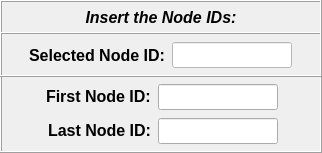
     <widget class="QFrame" name="frame_7">
      <property name="geometry">
       <rect>
        <x>54</x>
        <y>8</y>
        <width>322</width>
        <height>153</height>
       </rect>
      </property>
      <property name="minimumSize">
       <size>
        <width>322</width>
        <height>0</height>
       </size>
      </property>
      <property name="maximumSize">
       <size>
        <width>322</width>
        <height>16777215</height>
       </size>
      </property>
      <property name="frameShape">
       <enum>QFrame::Box</enum>
      </property>
      <property name="frameShadow">
       <enum>QFrame::Raised</enum>
      </property>
      <widget class="QLabel" name="label_7">
       <property name="geometry">
        <rect>
         <x>0</x>
         <y>0</y>
         <width>322</width>
         <height>34</height>
        </rect>
       </property>
       <property name="minimumSize">
        <size>
         <width>322</width>
         <height>34</height>
        </size>
       </property>
       <property name="maximumSize">
        <size>
         <width>322</width>
         <height>34</height>
        </size>
       </property>
       <property name="font">
        <font>
         <family>Arial</family>
         <pointsize>12</pointsize>
         <weight>75</weight>
         <italic>true</italic>
         <bold>true</bold>
        </font>
       </property>
       <property name="frameShape">
        <enum>QFrame::Box</enum>
       </property>
       <property name="frameShadow">
        <enum>QFrame::Raised</enum>
       </property>
       <property name="text">
        <string>Insert the Node IDs:</string>
       </property>
       <property name="alignment">
        <set>Qt::AlignCenter</set>
       </property>
      </widget>
      <widget class="QLineEdit" name="lineEdit_id_labels_2">
       <property name="enabled">
        <bool>false</bool>
       </property>
       <property name="geometry">
        <rect>
         <x>16</x>
         <y>84</y>
         <width>139</width>
         <height>25</height>
        </rect>
       </property>
       <property name="palette">
        <palette>
         <active>
          <colorrole role="WindowText">
           <brush brushstyle="SolidPattern">
            <color alpha="255">
             <red>0</red>
             <green>0</green>
             <blue>0</blue>
            </color>
           </brush>
          </colorrole>
          <colorrole role="Dark">
           <brush brushstyle="SolidPattern">
            <color alpha="255">
             <red>0</red>
             <green>0</green>
             <blue>0</blue>
            </color>
           </brush>
          </colorrole>
          <colorrole role="Text">
           <brush brushstyle="SolidPattern">
            <color alpha="255">
             <red>0</red>
             <green>0</green>
             <blue>0</blue>
            </color>
           </brush>
          </colorrole>
          <colorrole role="ButtonText">
           <brush brushstyle="SolidPattern">
            <color alpha="255">
             <red>0</red>
             <green>0</green>
             <blue>0</blue>
            </color>
           </brush>
          </colorrole>
         </active>
         <inactive>
          <colorrole role="WindowText">
           <brush brushstyle="SolidPattern">
            <color alpha="255">
             <red>0</red>
             <green>0</green>
             <blue>0</blue>
            </color>
           </brush>
          </colorrole>
          <colorrole role="Dark">
           <brush brushstyle="SolidPattern">
            <color alpha="255">
             <red>0</red>
             <green>0</green>
             <blue>0</blue>
            </color>
           </brush>
          </colorrole>
          <colorrole role="Text">
           <brush brushstyle="SolidPattern">
            <color alpha="255">
             <red>0</red>
             <green>0</green>
             <blue>0</blue>
            </color>
           </brush>
          </colorrole>
          <colorrole role="ButtonText">
           <brush brushstyle="SolidPattern">
            <color alpha="255">
             <red>0</red>
             <green>0</green>
             <blue>0</blue>
            </color>
           </brush>
          </colorrole>
         </inactive>
         <disabled>
          <colorrole role="WindowText">
           <brush brushstyle="SolidPattern">
            <color alpha="255">
             <red>0</red>
             <green>0</green>
             <blue>0</blue>
            </color>
           </brush>
          </colorrole>
          <colorrole role="Dark">
           <brush brushstyle="SolidPattern">
            <color alpha="255">
             <red>0</red>
             <green>0</green>
             <blue>0</blue>
            </color>
           </brush>
          </colorrole>
          <colorrole role="Text">
           <brush brushstyle="SolidPattern">
            <color alpha="255">
             <red>0</red>
             <green>0</green>
             <blue>0</blue>
            </color>
           </brush>
          </colorrole>
          <colorrole role="ButtonText">
           <brush brushstyle="SolidPattern">
            <color alpha="255">
             <red>0</red>
             <green>0</green>
             <blue>0</blue>
            </color>
           </brush>
          </colorrole>
         </disabled>
        </palette>
       </property>
       <property name="font">
        <font>
         <family>Arial</family>
         <pointsize>12</pointsize>
         <weight>75</weight>
         <italic>false</italic>
         <bold>true</bold>
        </font>
       </property>
       <property name="focusPolicy">
        <enum>Qt::ClickFocus</enum>
       </property>
       <property name="autoFillBackground">
        <bool>false</bool>
       </property>
       <property name="text">
        <string>First Node ID:</string>
       </property>
       <property name="frame">
        <bool>false</bool>
       </property>
       <property name="alignment">
        <set>Qt::AlignRight|Qt::AlignTrailing|Qt::AlignVCenter</set>
       </property>
      </widget>
      <widget class="QLineEdit" name="lineEdit_last_node_ID">
       <property name="geometry">
        <rect>
         <x>158</x>
         <y>118</y>
         <width>120</width>
         <height>26</height>
        </rect>
       </property>
       <property name="minimumSize">
        <size>
         <width>0</width>
         <height>26</height>
        </size>
       </property>
       <property name="maximumSize">
        <size>
         <width>16777215</width>
         <height>26</height>
        </size>
       </property>
       <property name="font">
        <font>
         <family>Arial</family>
         <pointsize>12</pointsize>
         <weight>75</weight>
         <italic>true</italic>
         <bold>true</bold>
        </font>
       </property>
       <property name="focusPolicy">
        <enum>Qt::ClickFocus</enum>
       </property>
       <property name="text">
        <string/>
       </property>
       <property name="alignment">
        <set>Qt::AlignCenter</set>
       </property>
      </widget>
      <widget class="QLineEdit" name="lineEdit_first_node_ID">
       <property name="geometry">
        <rect>
         <x>158</x>
         <y>84</y>
         <width>120</width>
         <height>26</height>
        </rect>
       </property>
       <property name="minimumSize">
        <size>
         <width>0</width>
         <height>26</height>
        </size>
       </property>
       <property name="maximumSize">
        <size>
         <width>16777215</width>
         <height>26</height>
        </size>
       </property>
       <property name="font">
        <font>
         <family>Arial</family>
         <pointsize>12</pointsize>
         <weight>75</weight>
         <italic>true</italic>
         <bold>true</bold>
        </font>
       </property>
       <property name="focusPolicy">
        <enum>Qt::ClickFocus</enum>
       </property>
       <property name="text">
        <string/>
       </property>
       <property name="alignment">
        <set>Qt::AlignCenter</set>
       </property>
      </widget>
      <widget class="QLineEdit" name="lineEdit_id_labels_3">
       <property name="enabled">
        <bool>false</bool>
       </property>
       <property name="geometry">
        <rect>
         <x>14</x>
         <y>118</y>
         <width>141</width>
         <height>25</height>
        </rect>
       </property>
       <property name="palette">
        <palette>
         <active>
          <colorrole role="WindowText">
           <brush brushstyle="SolidPattern">
            <color alpha="255">
             <red>0</red>
             <green>0</green>
             <blue>0</blue>
            </color>
           </brush>
          </colorrole>
          <colorrole role="Dark">
           <brush brushstyle="SolidPattern">
            <color alpha="255">
             <red>0</red>
             <green>0</green>
             <blue>0</blue>
            </color>
           </brush>
          </colorrole>
          <colorrole role="Text">
           <brush brushstyle="SolidPattern">
            <color alpha="255">
             <red>0</red>
             <green>0</green>
             <blue>0</blue>
            </color>
           </brush>
          </colorrole>
          <colorrole role="ButtonText">
           <brush brushstyle="SolidPattern">
            <color alpha="255">
             <red>0</red>
             <green>0</green>
             <blue>0</blue>
            </color>
           </brush>
          </colorrole>
         </active>
         <inactive>
          <colorrole role="WindowText">
           <brush brushstyle="SolidPattern">
            <color alpha="255">
             <red>0</red>
             <green>0</green>
             <blue>0</blue>
            </color>
           </brush>
          </colorrole>
          <colorrole role="Dark">
           <brush brushstyle="SolidPattern">
            <color alpha="255">
             <red>0</red>
             <green>0</green>
             <blue>0</blue>
            </color>
           </brush>
          </colorrole>
          <colorrole role="Text">
           <brush brushstyle="SolidPattern">
            <color alpha="255">
             <red>0</red>
             <green>0</green>
             <blue>0</blue>
            </color>
           </brush>
          </colorrole>
          <colorrole role="ButtonText">
           <brush brushstyle="SolidPattern">
            <color alpha="255">
             <red>0</red>
             <green>0</green>
             <blue>0</blue>
            </color>
           </brush>
          </colorrole>
         </inactive>
         <disabled>
          <colorrole role="WindowText">
           <brush brushstyle="SolidPattern">
            <color alpha="255">
             <red>0</red>
             <green>0</green>
             <blue>0</blue>
            </color>
           </brush>
          </colorrole>
          <colorrole role="Dark">
           <brush brushstyle="SolidPattern">
            <color alpha="255">
             <red>0</red>
             <green>0</green>
             <blue>0</blue>
            </color>
           </brush>
          </colorrole>
          <colorrole role="Text">
           <brush brushstyle="SolidPattern">
            <color alpha="255">
             <red>0</red>
             <green>0</green>
             <blue>0</blue>
            </color>
           </brush>
          </colorrole>
          <colorrole role="ButtonText">
           <brush brushstyle="SolidPattern">
            <color alpha="255">
             <red>0</red>
             <green>0</green>
             <blue>0</blue>
            </color>
           </brush>
          </colorrole>
         </disabled>
        </palette>
       </property>
       <property name="font">
        <font>
         <family>Arial</family>
         <pointsize>12</pointsize>
         <weight>75</weight>
         <italic>false</italic>
         <bold>true</bold>
        </font>
       </property>
       <property name="focusPolicy">
        <enum>Qt::ClickFocus</enum>
       </property>
       <property name="autoFillBackground">
        <bool>false</bool>
       </property>
       <property name="text">
        <string>Last Node ID:</string>
       </property>
       <property name="frame">
        <bool>false</bool>
       </property>
       <property name="alignment">
        <set>Qt::AlignRight|Qt::AlignTrailing|Qt::AlignVCenter</set>
       </property>
      </widget>
      <widget class="QFrame" name="frame_8">
       <property name="geometry">
        <rect>
         <x>0</x>
         <y>32</y>
         <width>322</width>
         <height>45</height>
        </rect>
       </property>
       <property name="minimumSize">
        <size>
         <width>322</width>
         <height>0</height>
        </size>
       </property>
       <property name="maximumSize">
        <size>
         <width>322</width>
         <height>16777215</height>
        </size>
       </property>
       <property name="frameShape">
        <enum>QFrame::Box</enum>
       </property>
       <property name="frameShadow">
        <enum>QFrame::Raised</enum>
       </property>
       <widget class="QLineEdit" name="lineEdit_selected_node_ID">
        <property name="enabled">
         <bool>false</bool>
        </property>
        <property name="geometry">
         <rect>
          <x>172</x>
          <y>10</y>
          <width>120</width>
          <height>26</height>
         </rect>
        </property>
        <property name="maximumSize">
         <size>
          <width>16777215</width>
          <height>26</height>
         </size>
        </property>
        <property name="sizeIncrement">
         <size>
          <width>0</width>
          <height>26</height>
         </size>
        </property>
        <property name="font">
         <font>
          <family>Arial</family>
          <pointsize>12</pointsize>
          <weight>75</weight>
          <italic>true</italic>
          <bold>true</bold>
         </font>
        </property>
        <property name="focusPolicy">
         <enum>Qt::ClickFocus</enum>
        </property>
        <property name="styleSheet">
         <string notr="true">color: rgb(0, 0, 0);
background-color: rgb(255, 255, 255);</string>
        </property>
        <property name="alignment">
         <set>Qt::AlignCenter</set>
        </property>
       </widget>
       <widget class="QLineEdit" name="lineEdit_id_labels">
        <property name="enabled">
         <bool>false</bool>
        </property>
        <property name="geometry">
         <rect>
          <x>14</x>
          <y>10</y>
          <width>155</width>
          <height>26</height>
         </rect>
        </property>
        <property name="minimumSize">
         <size>
          <width>0</width>
          <height>26</height>
         </size>
        </property>
        <property name="maximumSize">
         <size>
          <width>16777215</width>
          <height>26</height>
         </size>
        </property>
        <property name="palette">
         <palette>
          <active>
           <colorrole role="WindowText">
            <brush brushstyle="SolidPattern">
             <color alpha="255">
              <red>0</red>
              <green>0</green>
              <blue>0</blue>
             </color>
            </brush>
           </colorrole>
           <colorrole role="Dark">
            <brush brushstyle="SolidPattern">
             <color alpha="255">
              <red>0</red>
              <green>0</green>
              <blue>0</blue>
             </color>
            </brush>
           </colorrole>
           <colorrole role="Text">
            <brush brushstyle="SolidPattern">
             <color alpha="255">
              <red>0</red>
              <green>0</green>
              <blue>0</blue>
             </color>
            </brush>
           </colorrole>
           <colorrole role="ButtonText">
            <brush brushstyle="SolidPattern">
             <color alpha="255">
              <red>0</red>
              <green>0</green>
              <blue>0</blue>
             </color>
            </brush>
           </colorrole>
          </active>
          <inactive>
           <colorrole role="WindowText">
            <brush brushstyle="SolidPattern">
             <color alpha="255">
              <red>0</red>
              <green>0</green>
              <blue>0</blue>
             </color>
            </brush>
           </colorrole>
           <colorrole role="Dark">
            <brush brushstyle="SolidPattern">
             <color alpha="255">
              <red>0</red>
              <green>0</green>
              <blue>0</blue>
             </color>
            </brush>
           </colorrole>
           <colorrole role="Text">
            <brush brushstyle="SolidPattern">
             <color alpha="255">
              <red>0</red>
              <green>0</green>
              <blue>0</blue>
             </color>
            </brush>
           </colorrole>
           <colorrole role="ButtonText">
            <brush brushstyle="SolidPattern">
             <color alpha="255">
              <red>0</red>
              <green>0</green>
              <blue>0</blue>
             </color>
            </brush>
           </colorrole>
          </inactive>
          <disabled>
           <colorrole role="WindowText">
            <brush brushstyle="SolidPattern">
             <color alpha="255">
              <red>0</red>
              <green>0</green>
              <blue>0</blue>
             </color>
            </brush>
           </colorrole>
           <colorrole role="Dark">
            <brush brushstyle="SolidPattern">
             <color alpha="255">
              <red>0</red>
              <green>0</green>
              <blue>0</blue>
             </color>
            </brush>
           </colorrole>
           <colorrole role="Text">
            <brush brushstyle="SolidPattern">
             <color alpha="255">
              <red>0</red>
              <green>0</green>
              <blue>0</blue>
             </color>
            </brush>
           </colorrole>
           <colorrole role="ButtonText">
            <brush brushstyle="SolidPattern">
             <color alpha="255">
              <red>0</red>
              <green>0</green>
              <blue>0</blue>
             </color>
            </brush>
           </colorrole>
          </disabled>
         </palette>
        </property>
        <property name="font">
         <font>
          <family>Arial</family>
          <pointsize>12</pointsize>
          <weight>75</weight>
          <italic>false</italic>
          <bold>true</bold>
         </font>
        </property>
        <property name="focusPolicy">
         <enum>Qt::ClickFocus</enum>
        </property>
        <property name="autoFillBackground">
         <bool>false</bool>
        </property>
        <property name="text">
         <string>Selected Node ID:</string>
        </property>
        <property name="frame">
         <bool>false</bool>
        </property>
        <property name="alignment">
         <set>Qt::AlignRight|Qt::AlignTrailing|Qt::AlignVCenter</set>
        </property>
       </widget>
      </widget>
     </widget>
